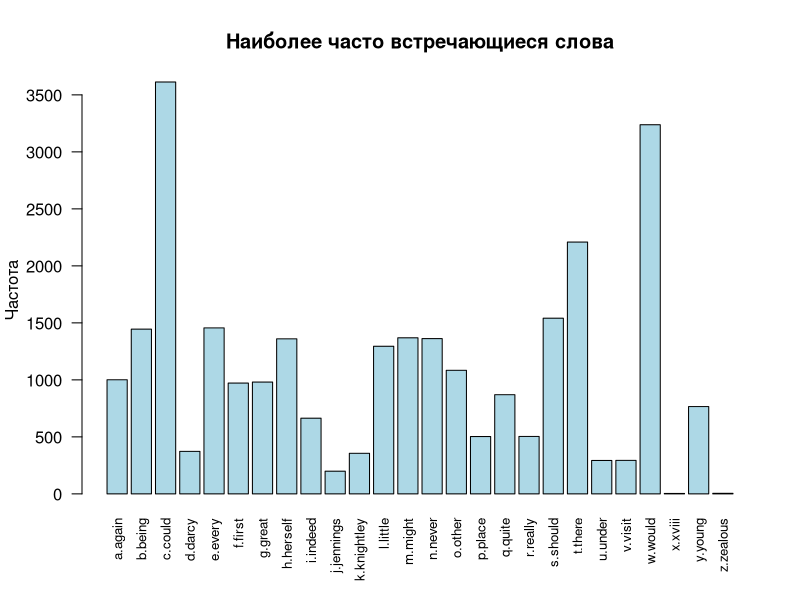

This figure's R source:
library(janeaustenr)
library(stringr)

extract_words <- function(book_name) {
  text <- subset(austen_books(), book == book_name)$text
  str_extract_all(text, boundary("word")) %>% unlist %>% tolower
}

janeausten_words <- function() {
  books <- austen_books()$book %>% unique %>% as.character
  words <- sapply(books, extract_words) %>% unlist
  words
}

max_frequency <- function(letter, words, min_length = 1) {
  w <- select_words(letter, words = words, min_length = min_length)
  frequency <- table(w)
  frequency[which.max(frequency)]
}

select_words <- function(letter, words, min_length = 1) {
  min_length_words <- words[nchar(words) >= min_length]
  grep(paste0("^", letter), min_length_words, value = TRUE)
}

words_vector <- janeausten_words()

max_freq_words <- sapply(letters, function(letter) {
  max_frequency(letter, words = words_vector, min_length = 5)
})

print("Максимальные частоты по буквам:")
print(max_freq_words)

barplot(max_freq_words, 
        main = "Наиболее часто встречающиеся слова",
        ylab = "Частота",
        col = "lightblue",
        las = 2, 
        cex.names = 0.8)
